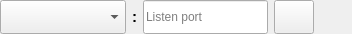
<?xml version="1.0" encoding="UTF-8"?>
<ui version="4.0">
 <class>NetworkSettingsWidget</class>
 <widget class="QWidget" name="NetworkSettingsWidget">
  <property name="geometry">
   <rect>
    <x>0</x>
    <y>0</y>
    <width>352</width>
    <height>34</height>
   </rect>
  </property>
  <property name="sizePolicy">
   <sizepolicy hsizetype="Minimum" vsizetype="Minimum">
    <horstretch>0</horstretch>
    <verstretch>0</verstretch>
   </sizepolicy>
  </property>
  <property name="windowTitle">
   <string>Form</string>
  </property>
  <layout class="QGridLayout" name="gridLayout_3">
   <property name="leftMargin">
    <number>0</number>
   </property>
   <property name="topMargin">
    <number>0</number>
   </property>
   <property name="rightMargin">
    <number>0</number>
   </property>
   <property name="bottomMargin">
    <number>0</number>
   </property>
   <item row="0" column="0">
    <layout class="QHBoxLayout" name="horizontalLayout_2">
     <property name="spacing">
      <number>6</number>
     </property>
     <item>
      <widget class="QStackedWidget" name="stackedWidget">
       <property name="sizePolicy">
        <sizepolicy hsizetype="Minimum" vsizetype="Minimum">
         <horstretch>0</horstretch>
         <verstretch>0</verstretch>
        </sizepolicy>
       </property>
       <property name="currentIndex">
        <number>0</number>
       </property>
       <widget class="QWidget" name="pageEdit">
        <property name="sizePolicy">
         <sizepolicy hsizetype="Minimum" vsizetype="Minimum">
          <horstretch>0</horstretch>
          <verstretch>0</verstretch>
         </sizepolicy>
        </property>
        <layout class="QHBoxLayout" name="horizontalLayout">
         <property name="leftMargin">
          <number>0</number>
         </property>
         <property name="topMargin">
          <number>0</number>
         </property>
         <property name="rightMargin">
          <number>0</number>
         </property>
         <property name="bottomMargin">
          <number>0</number>
         </property>
         <item>
          <widget class="QComboBox" name="comboBoxLocalAddress">
           <property name="sizePolicy">
            <sizepolicy hsizetype="MinimumExpanding" vsizetype="Minimum">
             <horstretch>0</horstretch>
             <verstretch>0</verstretch>
            </sizepolicy>
           </property>
           <property name="toolTip">
            <string>The selected address.</string>
           </property>
          </widget>
         </item>
         <item>
          <widget class="QLabel" name="label">
           <property name="sizePolicy">
            <sizepolicy hsizetype="Minimum" vsizetype="Minimum">
             <horstretch>0</horstretch>
             <verstretch>0</verstretch>
            </sizepolicy>
           </property>
           <property name="font">
            <font>
             <pointsize>11</pointsize>
             <weight>75</weight>
             <bold>true</bold>
            </font>
           </property>
           <property name="text">
            <string>:</string>
           </property>
          </widget>
         </item>
         <item>
          <widget class="QLineEdit" name="lineEditLocalPort">
           <property name="sizePolicy">
            <sizepolicy hsizetype="MinimumExpanding" vsizetype="Minimum">
             <horstretch>0</horstretch>
             <verstretch>0</verstretch>
            </sizepolicy>
           </property>
           <property name="toolTip">
            <string>The selected port.</string>
           </property>
           <property name="maxLength">
            <number>6</number>
           </property>
           <property name="placeholderText">
            <string>Listen port</string>
           </property>
          </widget>
         </item>
         <item>
          <widget class="QPushButton" name="pushButtonSave">
           <property name="sizePolicy">
            <sizepolicy hsizetype="Minimum" vsizetype="Minimum">
             <horstretch>0</horstretch>
             <verstretch>0</verstretch>
            </sizepolicy>
           </property>
           <property name="toolTip">
            <string>Edit network settings</string>
           </property>
           <property name="text">
            <string/>
           </property>
           <property name="icon">
            <iconset resource="../resources/icons.qrc">
             <normaloff>:/icons/yes.svg</normaloff>:/icons/yes.svg</iconset>
           </property>
           <property name="checkable">
            <bool>false</bool>
           </property>
          </widget>
         </item>
        </layout>
       </widget>
       <widget class="QWidget" name="pageView">
        <property name="sizePolicy">
         <sizepolicy hsizetype="Minimum" vsizetype="Minimum">
          <horstretch>0</horstretch>
          <verstretch>0</verstretch>
         </sizepolicy>
        </property>
        <layout class="QGridLayout" name="gridLayout_2">
         <property name="leftMargin">
          <number>0</number>
         </property>
         <property name="topMargin">
          <number>0</number>
         </property>
         <property name="rightMargin">
          <number>0</number>
         </property>
         <property name="bottomMargin">
          <number>0</number>
         </property>
         <property name="spacing">
          <number>0</number>
         </property>
         <item row="0" column="0">
          <widget class="QPushButton" name="pushButtonEdit">
           <property name="sizePolicy">
            <sizepolicy hsizetype="Minimum" vsizetype="Minimum">
             <horstretch>0</horstretch>
             <verstretch>0</verstretch>
            </sizepolicy>
           </property>
           <property name="text">
            <string>N/A</string>
           </property>
          </widget>
         </item>
        </layout>
       </widget>
      </widget>
     </item>
     <item>
      <widget class="LightWidget" name="widgetStatus" native="true">
       <property name="sizePolicy">
        <sizepolicy hsizetype="Minimum" vsizetype="Minimum">
         <horstretch>0</horstretch>
         <verstretch>0</verstretch>
        </sizepolicy>
       </property>
       <property name="minimumSize">
        <size>
         <width>32</width>
         <height>32</height>
        </size>
       </property>
       <property name="toolTip">
        <string>Validity of port. Green means OK.</string>
       </property>
      </widget>
     </item>
    </layout>
   </item>
  </layout>
 </widget>
 <customwidgets>
  <customwidget>
   <class>LightWidget</class>
   <extends>QWidget</extends>
   <header location="global">widgets/LightWidget.hpp</header>
   <container>1</container>
  </customwidget>
 </customwidgets>
 <resources>
  <include location="../resources/icons.qrc"/>
 </resources>
 <connections/>
</ui>
